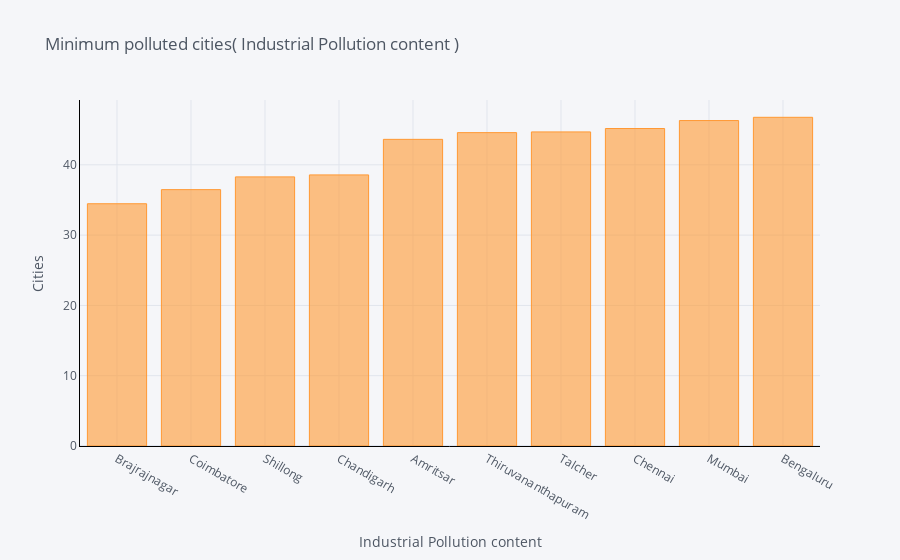
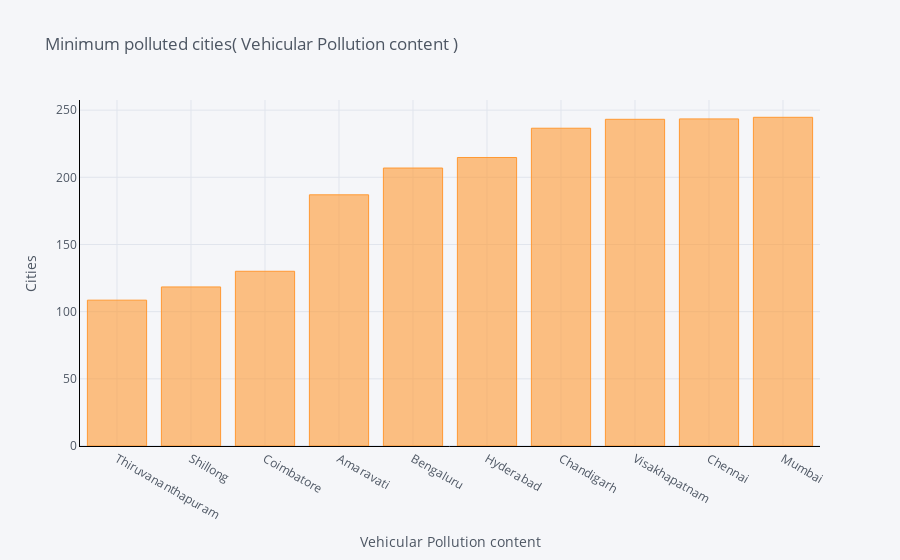

Notebook code for these charts, in order:
### Code cell
def min_bar_plot(var):
    x1 = df[['City',var]].groupby(["City"]).mean().sort_values(by = var,
    ascending = True).head(10).iplot(kind='bar', yTitle='Cities',xTitle=var, linecolor='black',title='{2} {1} {0}'.format(")",var,' Minimum polluted cities('))
p1 = min_bar_plot('Industrial Pollution content')
p2 = min_bar_plot('Vehicular Pollution content')

### Figure 1 — Plotly figure (JSON) as saved in the notebook; plotly's stock layout.template omitted (floating-point values rounded to 4 significant figures)
{"data": [{"marker": {"color": "rgba(255, 153, 51, 0.6)", "line": {"color": "rgba(255, 153, 51, 1.0)", "width": 1}}, "name": "Industrial Pollution content", "orientation": "v", "text": "", "type": "bar", "x": ["Brajrajnagar", "Coimbatore", "Shillong", "Chandigarh", "Amritsar", "Thiruvananthapuram", "Talcher", "Chennai", "Mumbai", "Bengaluru"], "y": [34.46, 36.47, 38.28, 38.56, 43.62, 44.58, 44.68, 45.16, 46.3, 46.76]}], "layout": {"autosize": true, "legend": {"bgcolor": "#F5F6F9", "font": {"color": "#4D5663"}}, "paper_bgcolor": "#F5F6F9", "plot_bgcolor": "#F5F6F9", "title": {"font": {"color": "#4D5663"}, "text": " Minimum polluted cities( Industrial Pollution content )"}, "xaxis": {"autorange": true, "gridcolor": "#E1E5ED", "linecolor": "black", "range": [-0.5, 9.5], "showgrid": true, "tickfont": {"color": "#4D5663"}, "title": {"font": {"color": "#4D5663"}, "text": "Industrial Pollution content"}, "type": "category", "zerolinecolor": "#E1E5ED"}, "yaxis": {"autorange": true, "gridcolor": "#E1E5ED", "linecolor": "black", "range": [0, 49.22], "showgrid": true, "tickfont": {"color": "#4D5663"}, "title": {"font": {"color": "#4D5663"}, "text": "Cities"}, "type": "linear", "zerolinecolor": "#E1E5ED"}}}

### Figure 2 — Plotly figure (JSON) as saved in the notebook; plotly's stock layout.template omitted (floating-point values rounded to 4 significant figures)
{"data": [{"marker": {"color": "rgba(255, 153, 51, 0.6)", "line": {"color": "rgba(255, 153, 51, 1.0)", "width": 1}}, "name": "Vehicular Pollution content", "orientation": "v", "text": "", "type": "bar", "x": ["Thiruvananthapuram", "Shillong", "Coimbatore", "Amaravati", "Bengaluru", "Hyderabad", "Chandigarh", "Visakhapatnam", "Chennai", "Mumbai"], "y": [108.5, 118.4, 130.1, 187.0, 206.9, 214.7, 236.5, 243.2, 243.5, 244.7]}], "layout": {"autosize": true, "legend": {"bgcolor": "#F5F6F9", "font": {"color": "#4D5663"}}, "paper_bgcolor": "#F5F6F9", "plot_bgcolor": "#F5F6F9", "title": {"font": {"color": "#4D5663"}, "text": " Minimum polluted cities( Vehicular Pollution content )"}, "xaxis": {"autorange": true, "gridcolor": "#E1E5ED", "linecolor": "black", "range": [-0.5, 9.5], "showgrid": true, "tickfont": {"color": "#4D5663"}, "title": {"font": {"color": "#4D5663"}, "text": "Vehicular Pollution content"}, "type": "category", "zerolinecolor": "#E1E5ED"}, "yaxis": {"autorange": true, "gridcolor": "#E1E5ED", "linecolor": "black", "range": [0, 257.5], "showgrid": true, "tickfont": {"color": "#4D5663"}, "title": {"font": {"color": "#4D5663"}, "text": "Cities"}, "type": "linear", "zerolinecolor": "#E1E5ED"}}}
